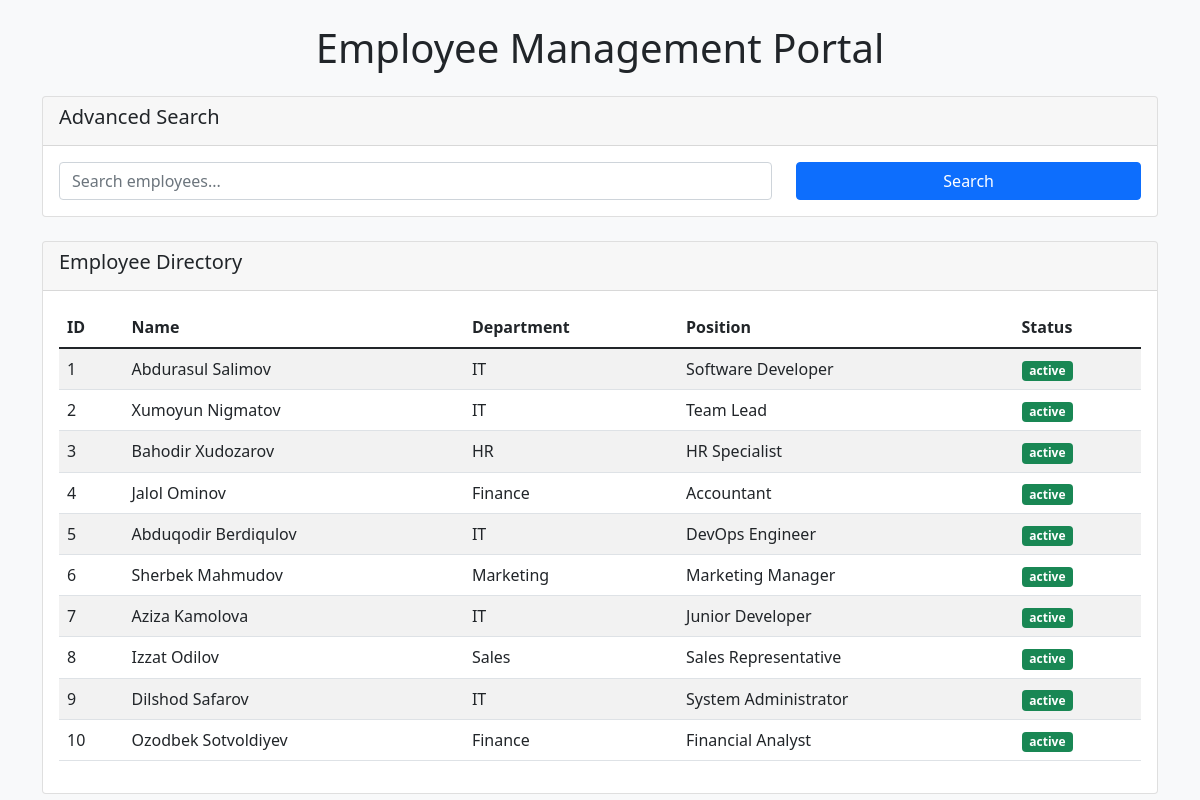
The page /simple.php on the database its author committed.
### tables this page shows
CREATE TABLE employees (
    id INT AUTO_INCREMENT PRIMARY KEY,
    first_name VARCHAR(50) NOT NULL,
    last_name VARCHAR(50) NOT NULL,
    department VARCHAR(50),
    position VARCHAR(100),
    salary DECIMAL(10,2),
    hire_date DATE,
    manager_id INT,
    status VARCHAR(20) DEFAULT 'active'
);

### src/simple.php (the view, shortened to what this page needs)
<?php
$host = $_ENV['DB_HOST'] ?? 'db';
$dbname = $_ENV['DB_NAME'] ?? 'employee_portal';
$username = $_ENV['DB_USER'] ?? 'webapp';
$password = $_ENV['DB_PASS'] ?? 'webapp123';
try {
    $pdo = new PDO("mysql:host=$host;dbname=$dbname;charset=utf8", $username, $password, [
        PDO::ATTR_ERRMODE => PDO::ERRMODE_EXCEPTION,
        PDO::ATTR_DEFAULT_FETCH_MODE => PDO::FETCH_ASSOC
    ]);
} catch(PDOException $e) {
    die("Database connection failed");
}
$search_query = '';
$employees = [];
try {
    $stmt = $pdo->query("SELECT * FROM employees WHERE status = 'active' ORDER BY id");
    if ($stmt) {
        $employees = $stmt->fetchAll();
    }
} catch(Exception $e) {
    $employees = [];
}
?>
<!DOCTYPE html>
<html>
<head>
    <link href="https://cdnjs.cloudflare.com/ajax/libs/bootstrap/5.1.3/css/bootstrap.min.css" rel="stylesheet">
</head>
<body class="bg-light">
    <div class="container mt-4">
        <h1 class="text-center mb-4">Employee Management Portal</h1>
        <div class="card mb-4">
            <div class="card-header">
                <h5>Advanced Search</h5>
            </div>
            <div class="card-body">
                <form method="GET">
                    <div class="row">
                        <div class="col-md-8">
                            <input type="text" name="search" class="form-control"
                                   placeholder="Search employees..."
                                   value="<?php echo htmlspecialchars($search_query); ?>">
                        </div>
                        <div class="col-md-4">
                            <button type="submit" class="btn btn-primary w-100">Search</button>
                        </div>
                    </div>
                </form>
            </div>
        </div>
        <div class="card">
            <div class="card-header">
                <h5>Employee Directory</h5>
            </div>
            <div class="card-body">
                <div class="table-responsive">
                    <table class="table table-striped">
                        <thead>
                            <tr>
                                <th>ID</th>
                                <th>Name</th>
                                <th>Department</th>
                                <th>Position</th>
                                <th>Status</th>
                            </tr>
                        </thead>
                        <tbody>
                            <?php foreach($employees as $emp): ?>
                            <tr>
                                <td><?php echo $emp['id']; ?></td>
                                <td><?php echo htmlspecialchars($emp['first_name'] . ' ' . $emp['last_name']); ?></td>
                                <td><?php echo htmlspecialchars($emp['department']); ?></td>
                                <td><?php echo htmlspecialchars($emp['position']); ?></td>
                                <td><span class="badge bg-success"><?php echo $emp['status']; ?></span></td>
                            </tr>
                            <?php endforeach; ?>
                        </tbody>
                    </table>
                </div>
            </div>
        </div>
    </div>
</body>
</html>

### rows shown on the page
employees: id "1", first_name+last_name "Abdurasul Salimov", department "IT", position "Software Developer", status "active"
employees: id "2", first_name+last_name "Xumoyun Nigmatov", department "IT", position "Team Lead", status "active"
employees: id "3", first_name+last_name "Bahodir Xudozarov", department "HR", position "HR Specialist", status "active"
employees: id "4", first_name+last_name "Jalol Ominov", department "Finance", position "Accountant", status "active"
employees: id "5", first_name+last_name "Abduqodir Berdiqulov", department "IT", position "DevOps Engineer", status "active"
employees: id "6", first_name+last_name "Sherbek Mahmudov", department "Marketing", position "Marketing Manager", status "active"
employees: id "7", first_name+last_name "Aziza Kamolova", department "IT", position "Junior Developer", status "active"
employees: id "8", first_name+last_name "Izzat Odilov", department "Sales", position "Sales Representative", status "active"
employees: id "9", first_name+last_name "Dilshod Safarov", department "IT", position "System Administrator", status "active"
employees: id "10", first_name+last_name "Ozodbek Sotvoldiyev", department "Finance", position "Financial Analyst", status "active"
